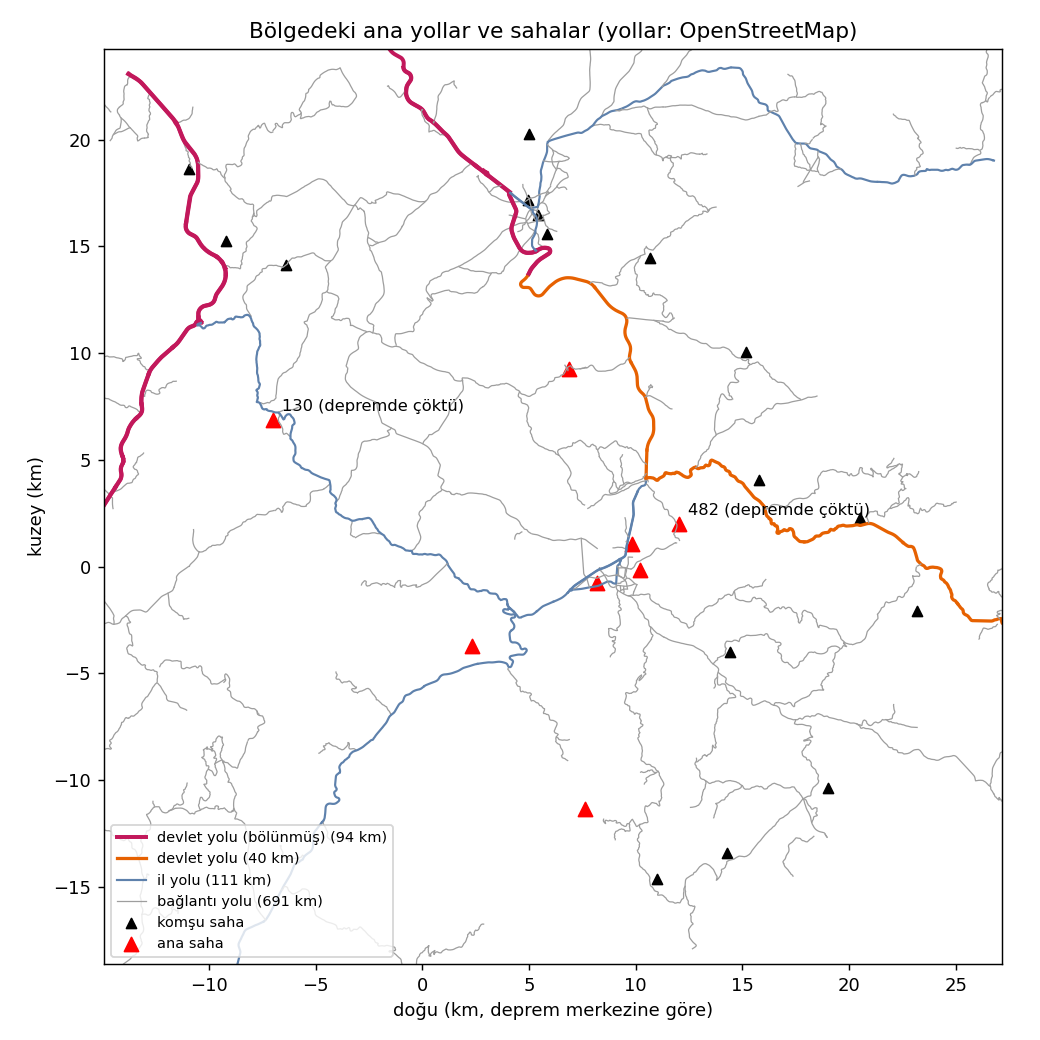

Here is the Python script that generated this plot:
"""Windows: OpenStreetMap main roads -> model coordinates (same local east-north plane as the sites,
origin 39.2461 N 28.0697 E, deneyler/07). Checks the conversion on the 24 sites, resamples every road
every 50 m, writes inputs/yol_noktalari.csv and yollar.png.
Road data: (c) OpenStreetMap contributors, ODbL."""
from pathlib import Path
import json
import sys

import numpy as np
import pandas as pd
import matplotlib
matplotlib.use('Agg')
import matplotlib.pyplot as plt

sys.stdout.reconfigure(encoding='utf-8')
HERE = Path(__file__).resolve().parent
ROOT = HERE.parent.parent
D29 = HERE.parent/'29_ihtiyaca_gore_zamanlayici_2026-11-19'
LAT0, LON0 = 39.2461, 28.0697
A, F = 6378137.0, 1/298.257223563
E2 = F*(2 - F)
STEP = 50.0
CLASS = {'motorway': 'otoyol', 'trunk': 'devlet yolu (bölünmüş)', 'primary': 'devlet yolu',
         'secondary': 'il yolu', 'tertiary': 'bağlantı yolu'}


def ecef(lat, lon):
    p, l = np.radians(lat), np.radians(lon)
    n = A/np.sqrt(1 - E2*np.sin(p)**2)
    return np.column_stack((n*np.cos(p)*np.cos(l), n*np.cos(p)*np.sin(l), n*(1 - E2)*np.sin(p)))


def to_xy(lat, lon):
    p, l = np.radians(LAT0), np.radians(LON0)
    R = np.array([[-np.sin(l), np.cos(l), 0], [-np.sin(p)*np.cos(l), -np.sin(p)*np.sin(l), np.cos(p)]])
    return (ecef(np.asarray(lat), np.asarray(lon)) - ecef([LAT0], [LON0])) @ R.T


def resample(xy, step):
    seg = np.hypot(*np.diff(xy, axis=0).T)
    s = np.concatenate([[0], np.cumsum(seg)])
    t = np.arange(0, s[-1] + 1e-9, step)
    return np.column_stack([np.interp(t, s, xy[:, 0]), np.interp(t, s, xy[:, 1])]), t


def main():
    sites = pd.read_csv(D29/'inputs/sites_S0TA_42.csv')
    coords = pd.read_excel(ROOT/'ana_proje/cell_site_coordinates/cell_site_coordinates.xlsx').drop_duplicates('site').set_index('site')
    xy = to_xy(coords.loc[sites.site, 'lat'].to_numpy(), coords.loc[sites.site, 'lon'].to_numpy())
    err = np.hypot(xy[:, 0] - sites.x_m, xy[:, 1] - sites.y_m).max()
    print('site conversion check, max error m:', round(float(err), 4))
    assert err < 1.0
    osm = json.loads((HERE/'inputs/osm/osm_ana_yollar.json').read_text(encoding='utf-8'))
    rows = []
    for w in osm['elements']:
        if w.get('type') != 'way' or 'geometry' not in w:
            continue
        g = w['geometry']
        pts = to_xy([q['lat'] for q in g], [q['lon'] for q in g])
        if len(pts) < 2:
            continue
        cls = w['tags'].get('highway', '').replace('_link', '')
        pr, s = resample(pts, STEP)
        for (x, y), d in zip(pr, s):
            rows.append({'way_id': w['id'], 'highway': cls, 'link': w['tags'].get('highway', '').endswith('_link'),
                         'ref': w['tags'].get('ref', ''), 'name': w['tags'].get('name', ''),
                         'maxspeed': w['tags'].get('maxspeed', ''), 'd_along_m': round(float(d), 1),
                         'x_m': round(float(x), 2), 'y_m': round(float(y), 2)})
    p = pd.DataFrame(rows)
    p.to_csv(HERE/'inputs/yol_noktalari.csv', index=False, lineterminator='\n')
    km = p.groupby('highway').size()*STEP/1000
    print('road km by class:', km.round(1).to_dict())
    print('top refs (km):', (p[p.ref != ''].groupby('ref').size()*STEP/1000).sort_values(ascending=False).head(10).round(1).to_dict())
    fig, ax = plt.subplots(figsize=(8, 8))
    style = {'motorway': ('#7b3294', 2.4), 'trunk': ('#c2185b', 2.2), 'primary': ('#e66101', 1.8),
             'secondary': ('#5e81ac', 1.2), 'tertiary': ('#9e9e9e', 0.7)}
    for (wid, cls), g in p.groupby(['way_id', 'highway']):
        c, lw = style.get(cls, ('#bbbbbb', 0.5))
        ax.plot(g.x_m/1000, g.y_m/1000, color=c, lw=lw)
    for cls, (c, lw) in style.items():
        if cls in km.index:
            ax.plot([], [], color=c, lw=lw, label=f'{CLASS[cls]} ({km[cls]:.0f} km)')
    ev = sites.role == 'Evaluation'
    ax.scatter(sites.x_m[~ev]/1000, sites.y_m[~ev]/1000, marker='^', c='k', s=30, label='komşu saha')
    ax.scatter(sites.x_m[ev]/1000, sites.y_m[ev]/1000, marker='^', c='red', s=60, label='ana saha')
    for s in ['SITE_000482', 'SITE_000130']:
        r = sites[sites.site == s].iloc[0]
        ax.annotate(s[-3:] + ' (depremde çöktü)', (r.x_m/1000, r.y_m/1000), xytext=(5, 5), textcoords='offset points', fontsize=9)
    ax.set_xlim(sites.x_m.min()/1000 - 4, sites.x_m.max()/1000 + 4)
    ax.set_ylim(sites.y_m.min()/1000 - 4, sites.y_m.max()/1000 + 4)
    ax.set_aspect('equal')
    ax.set_xlabel('doğu (km, deprem merkezine göre)')
    ax.set_ylabel('kuzey (km)')
    ax.set_title('Bölgedeki ana yollar ve sahalar (yollar: OpenStreetMap)')
    ax.legend(loc='lower left', fontsize=8)
    fig.tight_layout()
    fig.savefig(HERE/'yollar.png', dpi=130)


if __name__ == '__main__':
    main()
